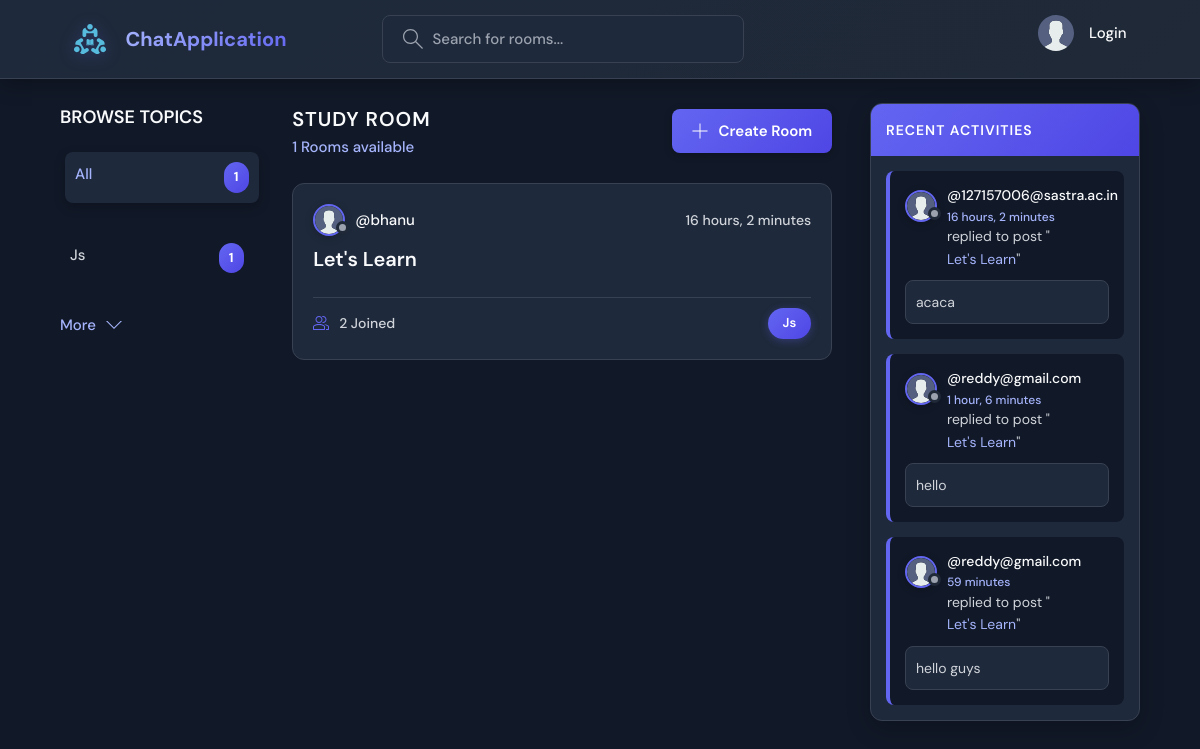
The page / on the database its author committed.
### app/models.py (models this page shows, shortened)
class Topic(models.Model):
    name = models.CharField(max_length=200)

class Room(models.Model):
    host = models.ForeignKey(User,on_delete=models.SET_NULL,null=True)
    topic = models.ForeignKey(Topic,on_delete=models.SET_NULL,null=True)
    name = models.CharField(max_length=200)
    description = models.TextField(null=True,blank=True)
    participants = models.ManyToManyField(User,related_name='participants',blank = True)
    updated = models.DateTimeField(auto_now=True)
    created = models.DateTimeField(auto_now_add=True)
    class Meta:
        ordering = ['-updated','-created']

class User(AbstractUser):
    name = models.CharField(max_length=200,null=True)
    email = models.EmailField(null=True,unique=True)
    bio = models.TextField(null=True)
    avatar = models.ImageField(null=True,default = "avatar.svg")
    USERNAME_FIELD = 'email'
    REQUIRED_FIELDS=[]

class Message(models.Model):
    user = models.ForeignKey(User,on_delete=models.CASCADE)
    room = models.ForeignKey(Room,on_delete=models.CASCADE)
    body = models.TextField()
    updated = models.DateTimeField(auto_now=True)
    created = models.DateTimeField(auto_now_add=True)
    class Meta:
        ordering = ['updated','created']

### app/views.py (the view)
# urls.py: path('',views.home,name="home"),
def home(request):
    q = request.GET.get('q') if request.GET.get('q') != None else ''
    rooms = Room.objects.filter(
        Q(topic__name__icontains=q) |
        Q(name__icontains = q) |
        Q(description__icontains=q))
    topics = Topic.objects.annotate(num_rooms=Count('room')).filter(num_rooms__gt=0)[0:6]# Reverse realation is Working here
    room_count = rooms.count()
    room_messages = Message.objects.filter(Q(room__topic__name__icontains=q))
    context = {'rooms':rooms,'topics':topics,'room_count':room_count,'room_messages':room_messages}
    return render(request,'app/home.html',context)

### app/templates/app/home.html (shortened to what this page needs)
{% extends  'main.html' %}
{% block content%}
    <main class="layout layout--3">
      <div class="container">
        {% include 'app/topics_component.html' %}
        <div class="roomList">
          <div class="roomList__header">
            <div>
              <h2>Study Room</h2>
              <p>{{room_count}}&nbsp;Rooms available</p>
            </div>
            <a class="btn btn--main" href="{%url 'create-room' %}">
              <svg version="1.1" xmlns="http://www.w3.org/2000/svg" width="32" height="32" viewBox="0 0 32 32">
                <title>add</title>
                <path
                  d="M16.943 0.943h-1.885v14.115h-14.115v1.885h14.115v14.115h1.885v-14.115h14.115v-1.885h-14.115v-14.115z"
                ></path>
              </svg>
              Create Room
            </a>
          </div>
        {% include 'app/room_component.html' %}
        </div>
         {% include 'app/activity_component.html' %}
      </div>
    </main>
 {% endblock content %}

### app/templates/app/topics_component.html
 <div class="topics">
          <div class="topics__header">
            <h2>Browse Topics</h2>
          </div>
          <ul class="topics__list">
            <li>
              <a href="{% url 'home' %}" class="active">All <span>{{topics.count}}</span></a>
            </li>
            {% for topic in topics%}
            <li>
              <div>
                <a href = "{% url 'home' %}?q={{topic.name}}">{{topic.name}}<span>{{topic.room_set.all.count}}</span></a>
              </div>
            </li>
            {% endfor %}
          </ul>
          <a class="btn btn--link" href="{% url 'topics' %}">
            More
            <svg version="1.1" xmlns="http://www.w3.org/2000/svg" width="32" height="32" viewBox="0 0 32 32">
              <title>chevron-down</title>
              <path d="M16 21l-13-13h-3l16 16 16-16h-3l-13 13z"></path>
            </svg>
          </a>
        </div>

### app/templates/app/room_component.html (shortened to what this page needs)
{% for room in rooms %}
<div class="roomListRoom">
            <div class="roomListRoom__header">
              {% if room.host %}
              <a href="{% url 'user-profile' room.host.id %}" class="roomListRoom__author">
                 <div class="avatar avatar--small">
                      <img src="{{room.host.avatar.url}}" />
                </div>
                <span>@{{room.host.username}}</span>
             </a>
            {% endif %}
              <div class="roomListRoom__actions">
                <span>{{room.created | timesince}}</span>
              </div>
            </div>
            <div class="roomListRoom__content">
              <a href="{% url 'room' room.id %}">{{room.name}}</a>
            </div>
            <div class="roomListRoom__meta">
              <a href="{% url 'room' room.id%}" class="roomListRoom__joined">
                {{room.participants.all.count}} Joined
              </a>
              <p class="roomListRoom__topic">{{room.topic.name}}</p>
            </div>
</div>
{% endfor %}

### app/templates/app/activity_component.html (shortened to what this page needs)
<div class="activities">
    <div class="activities__header">
        <h2>Recent Activities</h2>
    </div>
    {% for message in room_messages %}
    <div class="activities__box">
        <div class="activities__boxHeader roomListRoom__header">
            <a href="{% url 'user-profile' message.user.id %}" class="roomListRoom__author">
                <div class="avatar avatar--small">
                    <img src="{{message.user.avatar.url}}" />
                </div>
                <p>
                    @{{message.user}}
                    <span>{{message.created|timesince}}</span>
                </p>
            </a>
        </div>
        <div class="activities__boxContent">
            <p>replied to post "<a href="{% url 'room' message.room.id %}">{{message.room.name}}</a>"</p>
            <div class="activities__boxRoomContent">
                {{message.body}}
            </div>
        </div>
    </div>
    {% endfor %}
</div>

### rows shown on the page
Topic: name "Js", room_set.all.count "1"
Room: host.avatar (placeholder picture), host.username "bhanu", created "16 hours, 2 minutes", name "Let's Learn", participants.all.count "2", topic.name "Js"
Message: user.avatar (placeholder picture), user "127157006@sastra.ac.in", created "16 hours, 2 minutes", room.name "Let's Learn", body "acaca"
Message: user.avatar (placeholder picture), user "reddy@gmail.com", created "1 hour, 6 minutes", room.name "Let's Learn", body "hello"
Message: user.avatar (placeholder picture), user "reddy@gmail.com", created "59 minutes", room.name "Let's Learn", body "hello guys"

### other values the page prints
{{ topics.count }} "1"
{{ room_count }} "1"
